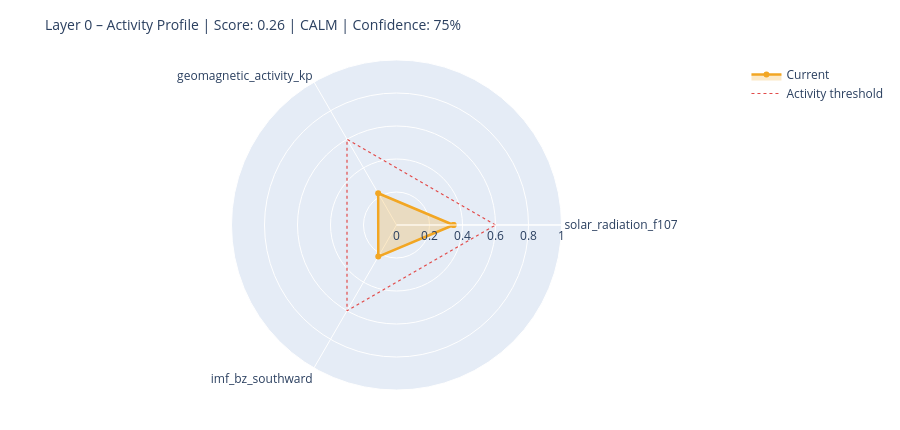

Here is the notebook cell this chart was saved with:
### Markdown cell above
---
## 6. State Assessment & Handoff to Layer 1

### Code cell
# ============================================================
# STEP 1 – Collect raw values with source modes
# Mode: 'primary' | 'fallback_3h' | 'last_valid' | 'missing'
# ============================================================

def safe_last(df, col):
    if df is None or col not in df.columns: return None
    s = df[col].dropna()
    return float(s.iloc[-1]) if not s.empty else None

f107_now = safe_last(df_f107, 'f10.7')
bz_now   = safe_last(df_mag,  'bz_gsm')
kp_now   = safe_last(df_kp,   'kp')
sw_now   = safe_last(df_sw,   'speed')

source_modes = {
    'F10.7':    'primary'  if f107_now is not None else 'missing',
    'Kp':       'primary'  if kp_now   is not None else 'missing',
    'IMF_Bz':   'primary'  if bz_now   is not None else 'missing',
    'SW_speed': 'primary'  if sw_now   is not None else 'missing',
}

# Kp Fallback – 3h endpoint
if kp_now is None:
    try:
        r = requests.get(
            'https://services.swpc.noaa.gov/json/noaa-planetary-k-index.json',
            timeout=10)
        r.raise_for_status()
        fb = pd.DataFrame(r.json())
        tc = next((c for c in fb.columns if 'time' in c.lower()), fb.columns[0])
        kc = next((c for c in fb.columns if 'kp' in c.lower() and c != tc), None)
        if kc:
            fb[kc] = fb[kc].astype(str).str.extract(r'([0-9]+(?:\.[0-9]*)?)')[0]
            fb[kc] = pd.to_numeric(fb[kc], errors='coerce')
            fb = fb[fb[kc] >= 0].dropna(subset=[kc])
            if not fb.empty:
                kp_now = float(fb[kc].iloc[-1])
                source_modes['Kp'] = 'fallback_3h'
                print(f'  Kp fallback (3h): {kp_now:.1f}')
    except Exception as e:
        print(f'  Kp fallback failed: {e}')

# Solar Wind Fallback – last valid value
if sw_now is None and df_sw is not None and 'speed' in df_sw.columns:
    s = df_sw['speed'].dropna()
    if not s.empty:
        sw_now = float(s.iloc[-1])
        source_modes['SW_speed'] = 'last_valid'
        print(f'  SW fallback (last_valid): {sw_now:.0f} km/s')

print()
print('Source modes:', source_modes)

# ============================================================
# STEP 2 – Score from available components only
# ============================================================

def norm(v, lo, hi):
    if v is None: return None
    return max(0.0, min(1.0, (v - lo) / (hi - lo)))

COMPONENTS = {
    'solar_radiation_f107':    (f107_now, norm(f107_now, 60, 250)),
    'geomagnetic_activity_kp': (kp_now,   norm(kp_now,   0,   9)),
    'imf_bz_southward':        (bz_now,   norm(-(bz_now or 0) if bz_now else None, -5, 30)
                                           if bz_now is not None else None),
    'solar_wind_speed':        (sw_now,   norm(sw_now, 300, 800)),
}

available   = {k: v[1] for k, v in COMPONENTS.items() if v[1] is not None}
unavailable = [k for k, v in COMPONENTS.items() if v[1] is None]

layer0_score = round(sum(available.values()) / len(available), 4) if available else None
confidence   = round(len(available) / len(COMPONENTS), 2)

level = ('unknown'  if layer0_score is None
         else 'calm'     if layer0_score < 0.3
         else 'moderate' if layer0_score < 0.6
         else 'active')

# ============================================================
# STEP 3 – Dominant Driver
# ============================================================

def dominant_driver(kp, f107, bz, sw):
    candidates = []
    if kp   is not None and kp   >= 4:   candidates.append(('geomagnetic',    kp / 9))
    if sw   is not None and sw   >= 500:  candidates.append(('solar_wind',     sw / 800))
    if bz   is not None and bz   <= -5:   candidates.append(('imf_southward',  abs(bz) / 30))
    if f107 is not None and f107 >= 150:  candidates.append(('solar_radiation',f107 / 250))
    return max(candidates, key=lambda x: x[1])[0] if candidates else 'none'

driver = dominant_driver(kp_now, f107_now, bz_now, sw_now)

# ============================================================
# STEP 4 – Downstream expectations
# ============================================================

def downstream_expectation(driver, score, kp, bz, f107):
    exp = {
        'magnetosphere':        'calm',
        'ionosphere':           'calm',
        'schumann_resonance':   'unchanged',
        'lithosphere_currents': 'low',
    }
    if driver == 'geomagnetic' or (kp and kp >= 5):
        exp['magnetosphere']        = 'compressed / storm'
        exp['ionosphere']           = 'elevated disturbance (TEC variability)'
        exp['schumann_resonance']   = 'elevated amplitude possible'
        exp['lithosphere_currents'] = 'elevated induction currents'
    elif driver == 'imf_southward' or (bz and bz <= -5):
        exp['magnetosphere']        = 'energy coupling active'
        exp['ionosphere']           = 'elevated electron density possible'
        exp['schumann_resonance']   = 'slight modulation possible'
    elif driver == 'solar_radiation' or (f107 and f107 >= 150):
        exp['ionosphere']           = 'elevated ionization (F-layer)'
        exp['schumann_resonance']   = 'slightly elevated background activity'
    return exp

downstream = downstream_expectation(driver, layer0_score, kp_now, bz_now, f107_now)

# ============================================================
# CONSOLE OUTPUT
# ============================================================

W = 58
print('=' * W)
print('LAYER 0 – STATE ASSESSMENT')
print('=' * W)
for name, (raw_v, score_v) in COMPONENTS.items():
    if score_v is not None:
        bar = '█' * int(score_v * 20) + '░' * (20 - int(score_v * 20))
        print(f'  {name:<35}  {bar}  {score_v:.2f}')
    else:
        print(f'  {name:<35}  {"─" * 20}  n/a')
print('-' * W)
print(f'  Score ({len(available)}/{len(COMPONENTS)} components):  {layer0_score:.3f}')
print(f'  Confidence:         {confidence:.0%}')
print(f'  Level:              {level.upper()}')
print(f'  Dominant Driver:    {driver}')

# Radar chart
cats = list(available.keys())
vals = list(available.values())
if len(cats) >= 3:
    fig = go.Figure()
    fig.add_trace(go.Scatterpolar(
        r=vals + [vals[0]], theta=cats + [cats[0]],
        fill='toself', fillcolor='rgba(242,166,35,0.25)',
        line=dict(color='#F2A623', width=2.5), name='Current'
    ))
    fig.add_trace(go.Scatterpolar(
        r=[0.6] * (len(cats) + 1), theta=cats + [cats[0]],
        line=dict(color='#E24B4A', dash='dot', width=1.2),
        mode='lines', name='Activity threshold'
    ))
    fig.update_layout(
        title=dict(text=f'Layer 0 – Activity Profile | Score: {layer0_score:.2f} | {level.upper()} | Confidence: {confidence:.0%}',
                   font=dict(size=14)),
        polar=dict(radialaxis=dict(visible=True, range=[0, 1])),
        height=430, showlegend=True,
        margin=dict(l=60, r=60, t=60, b=40)
    )
    fig.show()

### Figure 1 — Plotly figure (JSON) as saved in the notebook; plotly's stock layout.template omitted (floating-point values rounded to 4 significant figures)
{"data": [{"fill": "toself", "fillcolor": "rgba(242,166,35,0.25)", "line": {"color": "#F2A623", "width": 2.5}, "name": "Current", "r": [0.3457, 0.2222, 0.2209, 0.3457], "theta": ["solar_radiation_f107", "geomagnetic_activity_kp", "imf_bz_southward", "solar_radiation_f107"], "type": "scatterpolar"}, {"line": {"color": "#E24B4A", "dash": "dot", "width": 1.2}, "mode": "lines", "name": "Activity threshold", "r": [0.6, 0.6, 0.6, 0.6], "theta": ["solar_radiation_f107", "geomagnetic_activity_kp", "imf_bz_southward", "solar_radiation_f107"], "type": "scatterpolar"}], "layout": {"height": 430, "margin": {"b": 40, "l": 60, "r": 60, "t": 60}, "polar": {"radialaxis": {"range": [0, 1], "visible": true}}, "showlegend": true, "title": {"font": {"size": 14}, "text": "Layer 0 – Activity Profile | Score: 0.26 | CALM | Confidence: 75%"}}}
